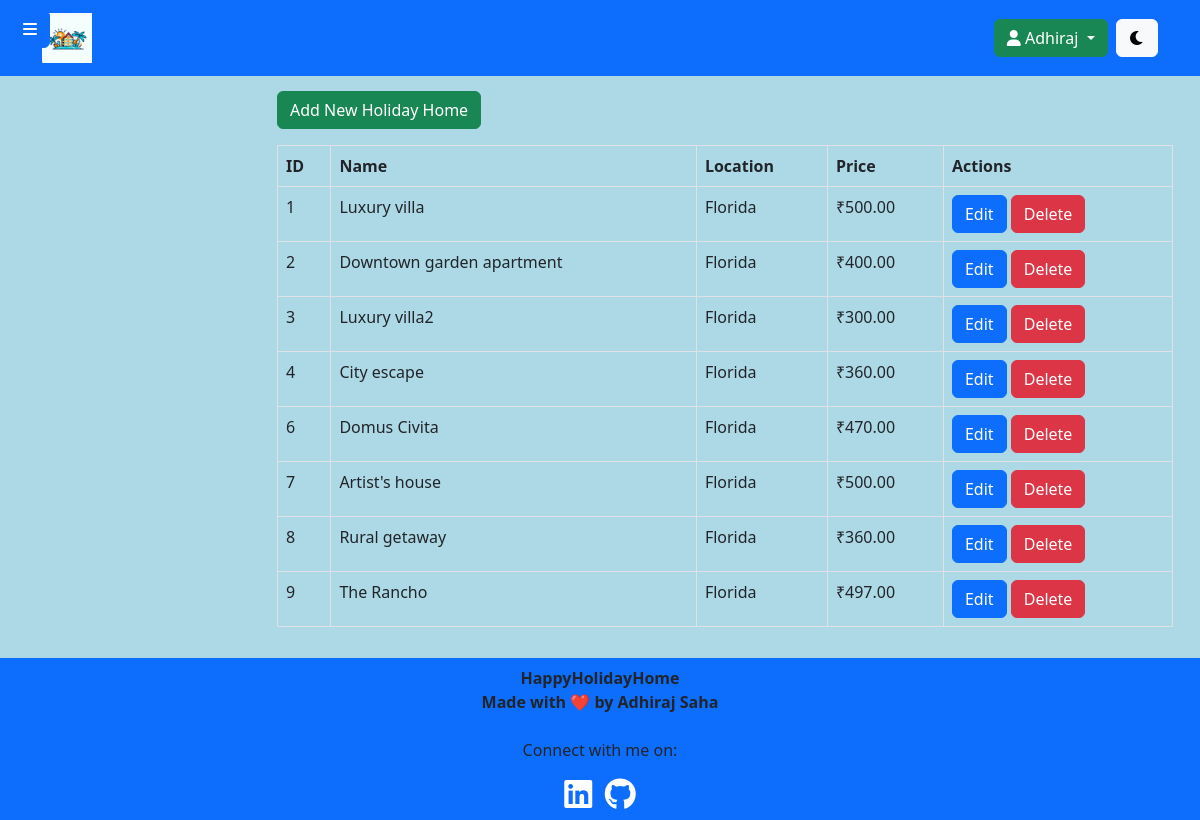
Page /admin/view_holidayhomes.php (signed in) on the committed database.
### tables this page shows
CREATE TABLE `holiday_homes` (
  `home_id` int(255) NOT NULL,
  `name` varchar(255) NOT NULL,
  `location` varchar(255) NOT NULL,
  `availability_status` varchar(255) NOT NULL,
  `description` text NOT NULL,
  `rating` decimal(10,1) NOT NULL,
  `image_path` varchar(255) NOT NULL,
  `price` decimal(10,2) NOT NULL
);

### admin/view_holidayhomes.php (the view, shortened to what this page needs)
<?php
include("../inc/db.php");
$sqlHolidayHomes = "SELECT * FROM holiday_homes";
$resultHolidayHomes = $con->query($sqlHolidayHomes);
if ($resultHolidayHomes->num_rows > 0) {
    $holidayHomes = $resultHolidayHomes->fetch_all(MYSQLI_ASSOC);
} else {
    $holidayHomes = array();
}
?>
<!DOCTYPE html>
<html lang="en">
<head>
    <link href="https://cdn.jsdelivr.net/npm/bootstrap@5.3.1/dist/css/bootstrap.min.css" rel="stylesheet">
    <link rel="stylesheet" href="https://cdnjs.cloudflare.com/ajax/libs/font-awesome/6.0.0-beta3/css/all.min.css">
    <link rel="stylesheet" href="assets/css/view_holidayhomes.css">
</head>
<body>
    <?php include("inc/admin_header.php"); ?>
    <button id="toggle-sidebar" class="btn btn-primary">
        <i class="fas fa-bars"></i>
    </button>
    <main class="main-content">
        <div class="container-fluid">
        <div class="mb-3">
            <button type="button" class="btn btn-success" data-bs-toggle="modal" data-bs-target="#addModal">
                Add New Holiday Home
            </button>
        </div>
            <div class="table-responsive">
                <table class="table table-bordered">
                    <thead>
                        <tr>
                            <th>ID</th>
                            <th>Name</th>
                            <th>Location</th>
                            <th>Price</th>
                            <th>Actions</th>
                        </tr>
                    </thead>
                    <tbody>
                        <?php foreach ($holidayHomes as $home) : ?>
                            <tr>
                                <td><?php echo $home['home_id']; ?></td>
                                <td><?php echo $home['name']; ?></td>
                                <td><?php echo $home['location']; ?></td>
                                <td>₹<?php echo $home['price']; ?></td>
                                <td>
                                <button type="button" class="btn btn-primary" data-bs-toggle="modal" data-bs-target="#editModal_<?php echo $home['home_id']; ?>">
                                    Edit
                                </button>
                                <a href="delete_holidayhome.php?id=<?php echo $home['home_id']; ?>" class="btn btn-danger" onclick="return confirm('Are you sure you want to delete this holiday home?')">Delete</a>
                            </td>
                            </tr>
                        <?php endforeach; ?>
                    </tbody>
                </table>
            </div>
        </div>
    </main>
    <?php include("inc/admin_footer.php"); ?>
</body>
</html>

### admin/assets/css/view_holidayhomes.css (style rules this page uses)
body { background-color: lightblue; }
#toggle-sidebar { position: fixed; top: 10px; left: 10px; z-index: 999; }
.main-content { margin-left: 250px; padding: 15px; }
body .table>:not(caption)>*>* { background: none !important; }
body .table { --bs-table-color: none; }

### rows in the picture
holiday_homes: home_id "1", name "Luxury villa", location "Florida", price "500.00"
holiday_homes: home_id "2", name "Downtown garden apartment", location "Florida", price "400.00"
holiday_homes: home_id "3", name "Luxury villa2", location "Florida", price "300.00"
holiday_homes: home_id "4", name "City escape", location "Florida", price "360.00"
holiday_homes: home_id "6", name "Domus Civita", location "Florida", price "470.00"
holiday_homes: home_id "7", name "Artist's house", location "Florida", price "500.00"
holiday_homes: home_id "8", name "Rural getaway", location "Florida", price "360.00"
holiday_homes: home_id "9", name "The Rancho", location "Florida", price "497.00"

### other values in the picture
$_SESSION['admin_name'] "Adhiraj"
